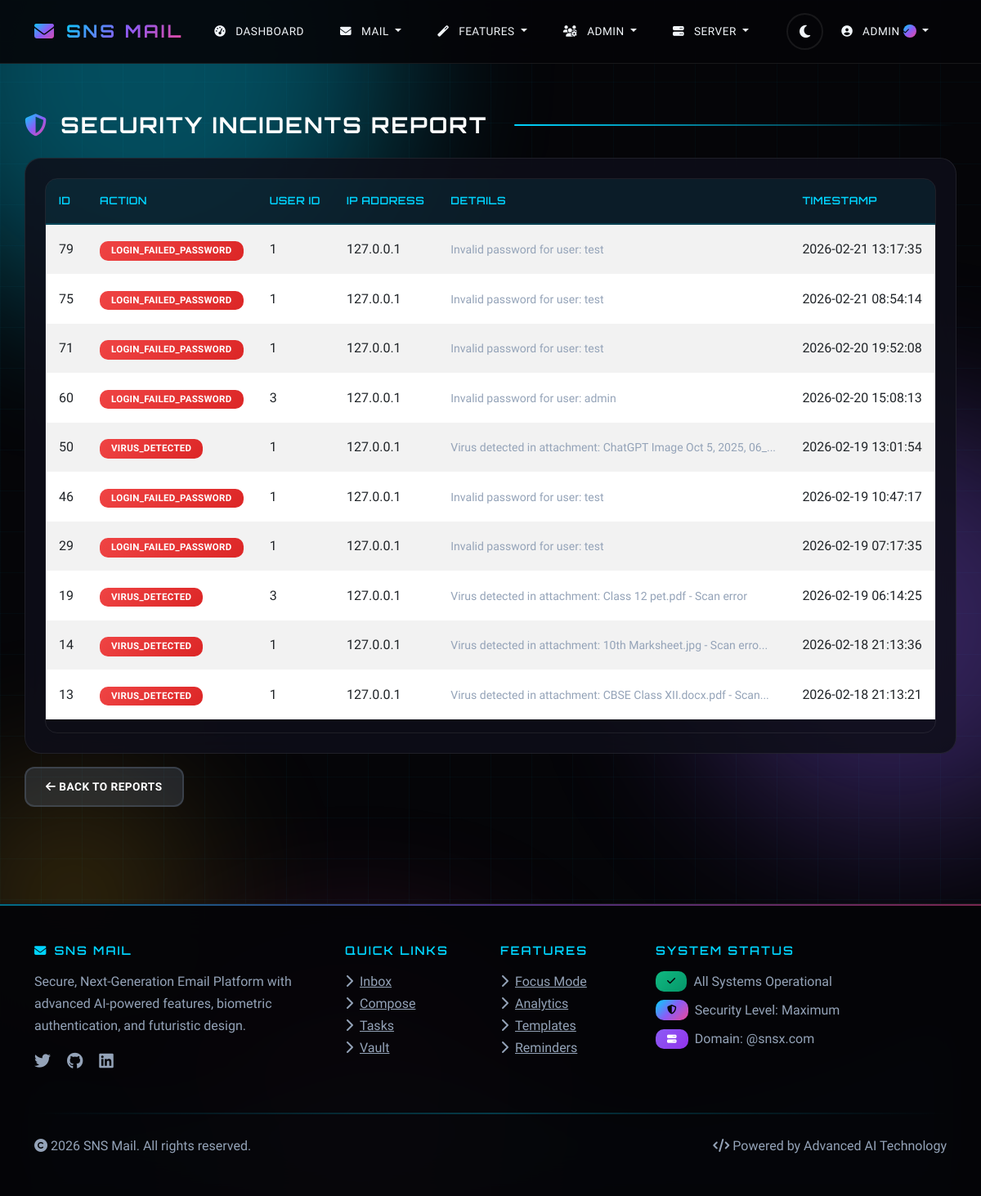
The page /reports/security-incidents (signed in) on the database its author committed.
### sns_mail/database/models.py (models this page shows, shortened)
class User(UserMixin, db.Model):
    __tablename__ = 'users'
    id = db.Column(db.Integer, primary_key=True)
    name = db.Column(db.String(100), nullable=False)
    username = db.Column(db.String(50), unique=True, nullable=False)
    email = db.Column(db.String(120), unique=True, nullable=False)
    password_hash = db.Column(db.String(128))
    face_photo = db.Column(db.String(200))
    eye_scan = db.Column(db.String(200))
    totp_secret = db.Column(db.String(16))
    is_2fa_enabled = db.Column(db.Boolean, default=False)
    is_admin = db.Column(db.Boolean, default=False)
    is_server_admin = db.Column(db.Boolean, default=False)
    is_banned = db.Column(db.Boolean, default=False)
    ban_reason = db.Column(db.Text)
    is_verified = db.Column(db.Boolean, default=False)  # Blue tick verification
    created_at = db.Column(db.DateTime, default=datetime.utcnow)
    last_login = db.Column(db.DateTime)
    login_attempts = db.Column(db.Integer, default=0)
    locked_until = db.Column(db.DateTime)
    ai_preferences = db.Column(db.Text)  # JSON for AI learning preferences
    mood_tracking_enabled = db.Column(db.Boolean, default=True)
    focus_mode_enabled = db.Column(db.Boolean, default=False)
    focus_mode_until = db.Column(db.DateTime)
    sent_emails = db.relationship('Email', foreign_keys='Email.sender_id', backref='sender', lazy='dynamic')
    received_emails = db.relationship('Email', foreign_keys='Email.recipient_id', backref='recipient', lazy='dynamic')
    drafts = db.relationship('Draft', backref='user', lazy='dynamic')
    sent_folders = db.relationship('SentFolder', backref='user', lazy='dynamic')
    important_folders = db.relationship('ImportantFolder', backref='user', lazy='dynamic')
    archive_folders = db.relationship('ArchiveFolder', backref='user', lazy='dynamic')
    deleted_folders = db.relationship('DeletedFolder', backref='user', lazy='dynamic')
    spam_folders = db.relationship('SpamFolder', backref='user', lazy='dynamic')
    notes = db.relationship('Note', backref='user', lazy='dynamic')
    tasks = db.relationship('Task', backref='user', lazy='dynamic')
    vault_items = db.relationship('VaultItem', backref='user', lazy='dynamic')
    email_analytics = db.relationship('EmailAnalytics', backref='user', lazy='dynamic')
    scheduled_emails = db.relationship('ScheduledEmail', backref='user', lazy='dynamic')
    mood_logs = db.relationship('MoodLog', backref='user', lazy='dynamic')
    focus_sessions = db.relationship('FocusSession', backref='user', lazy='dynamic')
    email_templates = db.relationship('EmailTemplate', backref='user', lazy='dynamic')

class SecurityLog(db.Model):
    __tablename__ = 'security_logs'
    id = db.Column(db.Integer, primary_key=True)
    user_id = db.Column(db.Integer, db.ForeignKey('users.id'))
    action = db.Column(db.String(50), nullable=False)
    ip_address = db.Column(db.String(45))
    timestamp = db.Column(db.DateTime, default=datetime.utcnow)
    details = db.Column(db.Text)

### sns_mail/core/admin_routes.py (the view)
@admin.route('/reports/security-incidents')
@login_required
def security_incidents_report():
    if not current_user.is_admin and not current_user.is_server_admin:
        flash('Access denied.', 'danger')
        return redirect(url_for('client.dashboard'))
    incidents = SecurityLog.query.filter(
        SecurityLog.action.in_(['LOGIN_FAILED_PASSWORD', 'LOGIN_FAILED_2FA', 'VIRUS_DETECTED', 'USER_BANNED'])
    ).order_by(SecurityLog.timestamp.desc()).limit(100).all()
    return render_template('admin/security_incidents_report.html', incidents=incidents)

### sns_mail/templates/admin/security_incidents_report.html (shortened to what this page needs)
{% extends "base.html" %}
{% block content %}
<div class="row">
    <div class="col-12">
        <h2 class="mb-4">
            <i class="fas fa-shield-alt text-primary"></i>
            Security Incidents Report
        </h2>
    </div>
</div>
<div class="card">
    <div class="card-body">
        <div class="table-responsive">
            <table class="table table-striped table-hover">
                <thead>
                    <tr>
                        <th>ID</th>
                        <th>Action</th>
                        <th>User ID</th>
                        <th>IP Address</th>
                        <th>Details</th>
                        <th>Timestamp</th>
                    </tr>
                </thead>
                <tbody>
                    {% for incident in incidents %}
                        <tr>
                            <td>{{ incident.id }}</td>
                            <td>
                                <span class="badge
                                    {% if 'FAILED' in incident.action %}bg-danger
                                    {% elif 'BANNED' in incident.action %}bg-warning
                                    {% elif 'VIRUS' in incident.action %}bg-danger
                                    {% else %}bg-secondary{% endif %}">
                                    {{ incident.action }}
                                </span>
                            </td>
                            <td>{{ incident.user_id if incident.user_id else 'N/A' }}</td>
                            <td>{{ incident.ip_address if incident.ip_address else 'N/A' }}</td>
                            <td>
                                {% if incident.details %}
                                    <small>{{ incident.details[:60] }}{% if incident.details|length > 60 %}...{% endif %}</small>
                                {% else %}
                                    <span class="text-muted">-</span>
                                {% endif %}
                            </td>
                            <td>{{ incident.timestamp.strftime('%Y-%m-%d %H:%M:%S') if incident.timestamp else 'N/A' }}</td>
                        </tr>
                    {% else %}
                        <tr>
                            <td colspan="6" class="text-center">No security incidents found</td>
                        </tr>
                    {% endfor %}
                </tbody>
            </table>
        </div>
    </div>
</div>
<div class="mt-3">
    <a href="{{ url_for('admin.reports') }}" class="btn btn-secondary">
        <i class="fas fa-arrow-left"></i> Back to Reports
    </a>
</div>
{% endblock %}

### sns_mail/templates/base.html (shortened to what this page needs)
<!DOCTYPE html>
<html lang="en">
<head>
    <link href="https://cdn.jsdelivr.net/npm/bootstrap@5.3.0/dist/css/bootstrap.min.css" rel="stylesheet">
    <link href="https://cdnjs.cloudflare.com/ajax/libs/font-awesome/6.4.0/css/all.min.css" rel="stylesheet">
    <link href="{{ url_for('static', filename='css/style.css') }}" rel="stylesheet">
</head>
<body>
    <div class="parallax-container">
        <div class="parallax-orb orb-1"></div>
        <div class="parallax-orb orb-4"></div>
    </div>
    <div class="wave-container">
    </div>
    <nav class="navbar navbar-expand-lg navbar-dark" id="mainNavbar">
        <div class="container">
            <a class="navbar-brand" href="{{ url_for('auth.index') }}">
                <i class="fas fa-envelope icon-animated"></i>
                <span>SNS Mail</span>
            </a>
            <div class="collapse navbar-collapse" id="navbarNav">
                <ul class="navbar-nav me-auto">
                    {% if current_user.is_authenticated %}
                        <li class="nav-item">
                            <a class="nav-link" href="{{ url_for('client.dashboard') }}">
                                <i class="fas fa-tachometer-alt"></i> Dashboard
                            </a>
                        </li>
                        <li class="nav-item dropdown">
                            <a class="nav-link dropdown-toggle" href="#" role="button" data-bs-toggle="dropdown">
                                <i class="fas fa-envelope"></i> Mail
                            </a>
                        </li>
                        <li class="nav-item dropdown">
                            <a class="nav-link dropdown-toggle" href="#" role="button" data-bs-toggle="dropdown">
                                <i class="fas fa-magic"></i> Features
                            </a>
                        </li>
                        {% if current_user.is_admin or current_user.is_server_admin %}
                            <li class="nav-item dropdown">
                                <a class="nav-link dropdown-toggle" href="#" role="button" data-bs-toggle="dropdown">
                                    <i class="fas fa-users-cog"></i> Admin
                                </a>
                            </li>
                        {% endif %}
                        {% if current_user.is_server_admin %}
                            <li class="nav-item dropdown">
                                <a class="nav-link dropdown-toggle" href="#" role="button" data-bs-toggle="dropdown">
                                    <i class="fas fa-server"></i> Server
                                </a>
                            </li>
                        {% endif %}
                    {% endif %}
                </ul>
                <ul class="navbar-nav d-flex align-items-center">
                    <li class="nav-item">
                        <button class="theme-toggle" id="themeToggle" title="Toggle Theme">
                            <i class="fas fa-moon" id="themeIcon"></i>
                        </button>
                    </li>
                    {% if current_user.is_authenticated %}
                        <li class="nav-item dropdown">
                            <a class="nav-link dropdown-toggle" href="#" role="button" data-bs-toggle="dropdown">
                                <i class="fas fa-user-circle"></i>
                                <span class="verified-name">
                                    {{ current_user.username }}
                                    {% if current_user.is_verified %}
                                        <span class="verified-badge verified-badge-sm" data-tooltip="Verified User">
                                            <i class="fas fa-check"></i>
                                        </span>
                                    {% endif %}
                                </span>
                            </a>
                        </li>
                    {% endif %}
                </ul>
            </div>
        </div>
    </nav>
    <main class="container mt-4">
        {% block content %}{% endblock %}
    </main>
    <footer class="text-light mt-5 py-5">
        <div class="container">
            <div class="row">
                <div class="col-lg-4 mb-4">
                    <h5><i class="fas fa-envelope me-2 icon-pulse"></i>SNS Mail</h5>
                    <p class="mt-3">Secure, Next-Generation Email Platform with advanced AI-powered features, biometric authentication, and futuristic design.</p>
                    <div class="mt-3">
                        <a href="#" class="text-secondary me-3"><i class="fab fa-twitter fa-lg icon-animated"></i></a>
                        <a href="#" class="text-secondary me-3"><i class="fab fa-github fa-lg icon-animated"></i></a>
                        <a href="#" class="text-secondary me-3"><i class="fab fa-linkedin fa-lg icon-animated"></i></a>
                    </div>
                </div>
                <div class="col-lg-2 col-md-4 mb-4">
                    <h5>Quick Links</h5>
                    <ul class="list-unstyled mt-3">
                        <li><a href="{{ url_for('client.inbox') }}" class="text-secondary"><i class="fas fa-chevron-right me-2"></i>Inbox</a></li>
                        <li><a href="{{ url_for('client.compose') }}" class="text-secondary"><i class="fas fa-chevron-right me-2"></i>Compose</a></li>
                        <li><a href="{{ url_for('features.tasks') }}" class="text-secondary"><i class="fas fa-chevron-right me-2"></i>Tasks</a></li>
                        <li><a href="{{ url_for('features.vault') }}" class="text-secondary"><i class="fas fa-chevron-right me-2"></i>Vault</a></li>
                    </ul>
                </div>
                <div class="col-lg-2 col-md-4 mb-4">
                    <h5>Features</h5>
                    <ul class="list-unstyled mt-3">
                        <li><a href="{{ url_for('features.focus_mode') }}" class="text-secondary"><i class="fas fa-chevron-right me-2"></i>Focus Mode</a></li>
                        <li><a href="{{ url_for('features.analytics') }}" class="text-secondary"><i class="fas fa-chevron-right me-2"></i>Analytics</a></li>
                        <li><a href="{{ url_for('features.templates') }}" class="text-secondary"><i class="fas fa-chevron-right me-2"></i>Templates</a></li>
                        <li><a href="{{ url_for('features.reminders') }}" class="text-secondary"><i class="fas fa-chevron-right me-2"></i>Reminders</a></li>
                    </ul>
                </div>
                <div class="col-lg-4 col-md-4 mb-4">
                    <h5>System Status</h5>
                    <div class="mt-3">
                        <div class="d-flex align-items-center mb-2">
                            <span class="badge bg-success me-2"><i class="fas fa-check icon-pulse"></i></span>
                            <span class="text-secondary">All Systems Operational</span>
                        </div>
                        <div class="d-flex align-items-center mb-2">
                            <span class="badge bg-primary me-2"><i class="fas fa-shield-alt icon-pulse"></i></span>
                            <span class="text-secondary">Security Level: Maximum</span>
                        </div>
                        <div class="d-flex align-items-center">
                            <span class="badge bg-info me-2"><i class="fas fa-server icon-pulse"></i></span>
                            <span class="text-secondary">Domain: @snsx.com</span>
                        </div>
                    </div>
                </div>
            </div>
            <hr>
            <div class="row align-items-center">
                <div class="col-md-6">
                    <p class="mb-0 text-secondary">
                        <i class="fas fa-copyright"></i> 2026 SNS Mail. All rights reserved.
                    </p>
                </div>
                <div class="col-md-6 text-md-end">
                    <p class="mb-0 text-secondary">
                        <i class="fas fa-code"></i> Powered by Advanced AI Technology
                    </p>
                </div>
            </div>
        </div>
    </footer>
</body>
</html>

### rows shown on the page
User: username "ADMIN"
SecurityLog: id "79", action "LOGIN_FAILED_PASSWORD", user "1", ip_address "127.0.0.1", details "Invalid password for user: test", timestamp "2026-02-21 13:17:35"
SecurityLog: id "75", action "LOGIN_FAILED_PASSWORD", user "1", ip_address "127.0.0.1", details "Invalid password for user: test", timestamp "2026-02-21 08:54:14"
SecurityLog: id "71", action "LOGIN_FAILED_PASSWORD", user "1", ip_address "127.0.0.1", details "Invalid password for user: test", timestamp "2026-02-20 19:52:08"
SecurityLog: id "60", action "LOGIN_FAILED_PASSWORD", user "3", ip_address "127.0.0.1", details "Invalid password for user: admin", timestamp "2026-02-20 15:08:13"
SecurityLog: id "50", action "VIRUS_DETECTED", user "1", ip_address "127.0.0.1", details "Virus detected in attachment: ChatGPT Image Oct 5, 2025, 06_", timestamp "2026-02-19 13:01:54"
SecurityLog: id "46", action "LOGIN_FAILED_PASSWORD", user "1", ip_address "127.0.0.1", details "Invalid password for user: test", timestamp "2026-02-19 10:47:17"
SecurityLog: id "29", action "LOGIN_FAILED_PASSWORD", user "1", ip_address "127.0.0.1", details "Invalid password for user: test", timestamp "2026-02-19 07:17:35"
SecurityLog: id "19", action "VIRUS_DETECTED", user "3", ip_address "127.0.0.1", details "Virus detected in attachment: Class 12 pet.pdf - Scan error", timestamp "2026-02-19 06:14:25"
SecurityLog: id "14", action "VIRUS_DETECTED", user "1", ip_address "127.0.0.1", details "Virus detected in attachment: 10th Marksheet.jpg - Scan erro", timestamp "2026-02-18 21:13:36"
SecurityLog: id "13", action "VIRUS_DETECTED", user "1", ip_address "127.0.0.1", details "Virus detected in attachment: CBSE Class XII.docx.pdf - Scan", timestamp "2026-02-18 21:13:21"
